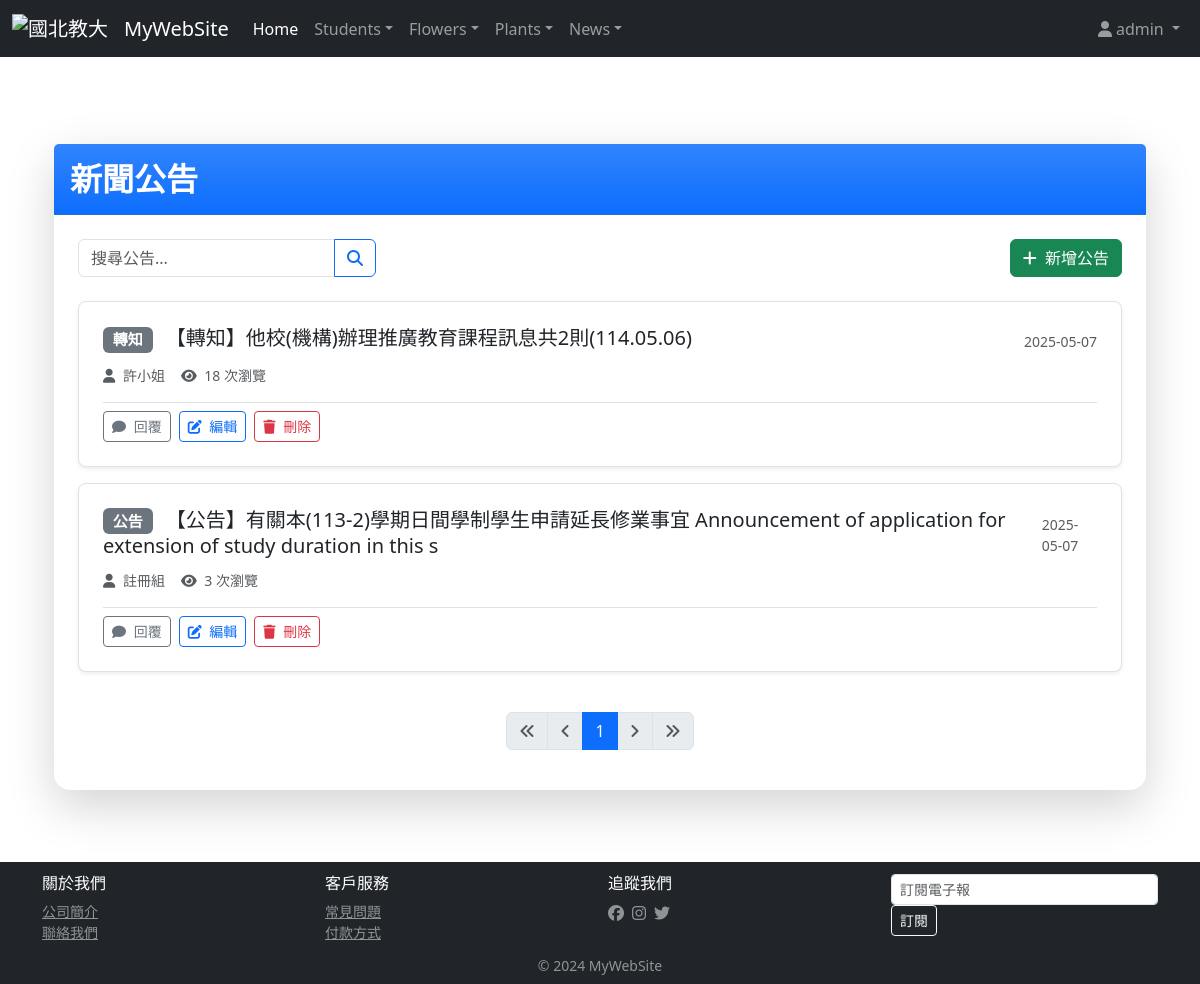
Page /news/ (signed in) on the committed database.
### news/models.py (models this page shows, shortened)
class NewsUnit(models.Model):
    category = models.ForeignKey(Category, null=True, on_delete=models.PROTECT)
    author = models.CharField(max_length=20, null=False)
    title = models.CharField(max_length=100, null=False)
    content = models.TextField(null=False)
    pub_date = models.DateTimeField(auto_now_add=True)
    is_show  = models.BooleanField(default=False)
    click_count = models.IntegerField(default=0)
    image = models.ImageField(upload_to='news_images/', null=True, blank=True)
    link = models.URLField(null=True, blank=True)

class Category(models.Model):
    title = models.CharField(max_length=255, default="")
    def __str__(self):
        return self.title

### news/views.py (the view)
# urls.py: path('news/', newsViews.index),
@login_required
def index(request):
    newsData = NewsUnit.objects.all().order_by('id')
    paginator = Paginator(newsData, 10)
    page_number = request.GET.get('page')
    page_obj = paginator.get_page(page_number)
    return render(request, "news/index.html", locals())

### templates/news/index.html (shortened to what this page needs)
{% extends 'base.html' %}
{% block content %}
<div class="container py-5">
    <div class="card shadow-lg border-0 rounded-4 mb-4">
        <div class="card-header bg-gradient bg-primary text-white py-3">
            <h1 class="h2 fw-bold mb-0">新聞公告</h1>
        </div>
        <div class="card-body p-4">
            <div class="d-flex justify-content-between align-items-center mb-4">
                <div class="d-flex">
                    <div class="input-group">
                        <input type="text" class="form-control" placeholder="搜尋公告..." aria-label="搜尋公告">
                        <button class="btn btn-outline-primary" type="button">
                            <i class="fas fa-search"></i>
                        </button>
                    </div>
                </div>
                {% if user.is_staff %}
                <a href="{% url 'add_news' %}" class="btn btn-success">
                    <i class="fas fa-plus me-1"></i> 新增公告
                </a>
                {% endif %}
            </div>
            <div class="list-group">
                {% for newsItem in page_obj %}
                <div class="list-group-item list-group-item-action p-4 border mb-3 rounded-3 shadow-sm">
                    <div class="d-flex justify-content-between align-items-center">
                        <h3 class="h5 mb-1">
                            <span class="badge bg-secondary me-2">{{ newsItem.category }}</span>
                            <a href="{% url 'detail' newsItem.id %}" class="text-decoration-none text-dark stretched-link">
                                {{ newsItem.title }}
                            </a>
                        </h3>
                        <small class="text-muted">{{ newsItem.pub_date|date:"Y-m-d" }}</small>
                    </div>
                    <div class="d-flex align-items-center mt-2 text-muted small">
                        <span class="me-3">
                            <i class="fas fa-user me-1"></i> {{ newsItem.author }}
                        </span>
                        <span>
                            <i class="fas fa-eye me-1"></i> {{ newsItem.click_count }} 次瀏覽
                        </span>
                    </div>
                    {% if user.is_authenticated %}
                    <div class="mt-3 pt-2 border-top d-flex">
                        <a href="{% url 'detail' newsItem.id %}#reply" class="btn btn-sm btn-outline-secondary me-2">
                            <i class="fas fa-comment me-1"></i> 回覆
                        </a>
                        {% if user.is_staff %}
                        <a href="{% url 'edit_news' newsItem.id %}" class="btn btn-sm btn-outline-primary me-2">
                            <i class="fas fa-edit me-1"></i> 編輯
                        </a>
                        <a href="{% url 'delete_news' newsItem.id %}" class="btn btn-sm btn-outline-danger">
                            <i class="fas fa-trash me-1"></i> 刪除
                        </a>
                        {% endif %}
                    </div>
                    {% endif %}
                </div>
                {% endfor %}
            </div>
            <nav aria-label="Page navigation" class="mt-4">
                <ul class="pagination justify-content-center">
                    {% if page_obj.has_previous %}
                        <li class="page-item">
                            <a class="page-link" href="?page=1" aria-label="First">
                                <i class="fas fa-angle-double-left"></i>
                            </a>
                        </li>
                        <li class="page-item">
                            <a class="page-link" href="?page={{ page_obj.previous_page_number }}" aria-label="Previous">
                                <i class="fas fa-angle-left"></i>
                            </a>
                        </li>
                    {% else %}
                        <li class="page-item disabled">
                            <span class="page-link"><i class="fas fa-angle-double-left"></i></span>
                        </li>
                        <li class="page-item disabled">
                            <span class="page-link"><i class="fas fa-angle-left"></i></span>
                        </li>
                    {% endif %}
                    {% for num in page_obj.paginator.page_range %}
                        {% if page_obj.number == num %}
                            <li class="page-item active">
                                <span class="page-link">{{ num }}</span>
                            </li>
                        {% elif num > page_obj.number|add:'-3' and num < page_obj.number|add:'3' %}
                            <li class="page-item">
                                <a class="page-link" href="?page={{ num }}">{{ num }}</a>
                            </li>
                        {% endif %}
                    {% endfor %}
                    {% if page_obj.has_next %}
                        <li class="page-item">
                            <a class="page-link" href="?page={{ page_obj.next_page_number }}" aria-label="Next">
                                <i class="fas fa-angle-right"></i>
                            </a>
                        </li>
                        <li class="page-item">
                            <a class="page-link" href="?page={{ page_obj.paginator.num_pages }}" aria-label="Last">
                                <i class="fas fa-angle-double-right"></i>
                            </a>
                        </li>
                    {% else %}
                        <li class="page-item disabled">
                            <span class="page-link"><i class="fas fa-angle-right"></i></span>
                        </li>
                        <li class="page-item disabled">
                            <span class="page-link"><i class="fas fa-angle-double-right"></i></span>
                        </li>
                    {% endif %}
                </ul>
            </nav>
        </div>
    </div>
</div>
{% endblock %}

### templates/base.html (shortened to what this page needs)
<!DOCTYPE html>
<html>
    <head>
        {% load static %}
        <link href="{% static 'css/style.css' %}" rel="stylesheet" type="text/css">
        <link href="https://cdn.jsdelivr.net/npm/bootstrap@5.3.3/dist/css/bootstrap.min.css" rel="stylesheet" integrity="sha384-
QWTKZyjpPEjISv5WaRU9OFeRpok6YctnYmDr5pNlyT2bRjXh0JMhjY6hW+ALEwIH">
        <link rel="stylesheet" href="https://cdnjs.cloudflare.com/ajax/libs/font-awesome/6.5.1/css/all.min.css">
    </head>
    <body class="d-flex flex-column min-vh-100">
        <nav class="navbar navbar-expand-md navbar-dark bg-dark fixed-top">
            <div class="container-fluid">
                <a class="navbar-brand">
                    <img src="https://www.ntue.edu.tw/var/file/0/1000/img/368/footlogo.png" width="30" height="30" class="dinline-block align-text-top" alt="國北教大">
                </a>
                <a class="navbar-brand" href="/">MyWebSite</a>
                <div class="collapse navbar-collapse" id="navbarsExampleDefault">
                    <ul class="navbar-nav me-auto mb-2 mb-md-0">
                        <li class="nav-item">
                            <a class="nav-link active" aria-current="page" href="/">Home</a>
                        </li>
                        {% if request.session.username %}
                        <li class="nav-item dropdown">
                            <a class="nav-link dropdown-toggle" href="#" role="button" data-bs-toggle="dropdown" aria-expanded="false">Students</a>
                        </li>
                        <li class="nav-item dropdown">
                            <a class="nav-link dropdown-toggle" href="#" role="button" data-bs-toggle="dropdown" aria-expanded="false">Flowers</a>
                        </li>
                        <li class="nav-item dropdown">
                            <a class="nav-link dropdown-toggle" href="#" role="button" data-bs-toggle="dropdown" aria-expanded="false">Plants</a>
                        </li>
                        <li class="nav-item dropdown">
                            <a class="nav-link dropdown-toggle" href="#" role="button" data-bs-toggle="dropdown" aria-expanded="false">News</a>
                        </li>
                        {% endif %}
                    </ul>
                    <ul class="navbar-nav">
                        {% if request.session.username %}
                        <li class="nav-item dropdown">
                            <a class="nav-link dropdown-toggle" href="#" role="button" data-bs-toggle="dropdown" aria-expanded="false">
                                <i class="fas fa-user me-1"></i>{{ request.session.username }}
                            </a>
                        </li>
                        {% else %}
                        <li class="nav-item">
                            <a class="nav-link" href="/cookiessessions/login/"><i class="fas fa-sign-in-alt me-1"></i>登入</a>
                        </li>
                        {% endif %}
                    </ul>
                </div>
            </div>
        </nav>
        <br>
        <br>
        <br>
        <main class="container flex-grow-1">
            <div id="content">
                {% block content %}{% endblock %}
            </div>
        </main>
    </body>
    <footer class="footer mt-auto py-2 bg-dark text-white">
        <div class="container">
            <div class="row row-cols-1 row-cols-sm-2 row-cols-md-4 g-3 py-1">
                <div class="col">
                    <h6>關於我們</h6>
                    <ul class="list-unstyled small mb-0">
                        <li><a href="#" class="text-white-50">公司簡介</a></li>
                        <li><a href="#" class="text-white-50">聯絡我們</a></li>
                    </ul>
                </div>
                <div class="col">
                    <h6>客戶服務</h6>
                    <ul class="list-unstyled small mb-0">
                        <li><a href="#" class="text-white-50">常見問題</a></li>
                        <li><a href="#" class="text-white-50">付款方式</a></li>
                    </ul>
                </div>
                <div class="col">
                    <h6>追蹤我們</h6>
                    <div class="d-flex gap-2">
                        <a href="#" class="text-white-50"><i class="fab fa-facebook"></i></a>
                        <a href="#" class="text-white-50"><i class="fab fa-instagram"></i></a>
                        <a href="#" class="text-white-50"><i class="fab fa-twitter"></i></a>
                    </div>
                </div>
                <div class="col">
                    <div class="input-group input-group-sm">
                        <input type="email" class="form-control form-control-sm" placeholder="訂閱電子報">
                    </div>
                    <button class="btn btn-sm btn-outline-light" type="button">訂閱</button>
                </div>
            </div>
        </div>
        <div class="text-center mt-2">
            <p class="small text-white-50 mb-0">&copy; 2024 MyWebSite</p>
        </div>
    </footer>
</html>

### static/css/style.css (style rules this page uses)
html, body { margin: 0; padding: 0; height: 100%; border: none; }
body { margin-left: 0px; margin-top: 0px; margin-right: 0px; margin-bottom: 0px; background-image: url(images/bg.gif); }

### rows in the picture
NewsUnit: category "轉知", title "【轉知】他校(機構)辦理推廣教育課程訊息共2則(114.05.06)", pub_date "2025-05-07", author "許小姐", click_count "18"
NewsUnit: category "公告", title "【公告】有關本(113-2)學期日間學制學生申請延長修業事宜 Announcement of application for extension of study duration in this s", pub_date "2025-05-07", author "註冊組", click_count "3"

### other values in the picture
{{ request.session.username }} "admin"
{{ num }} "1"
